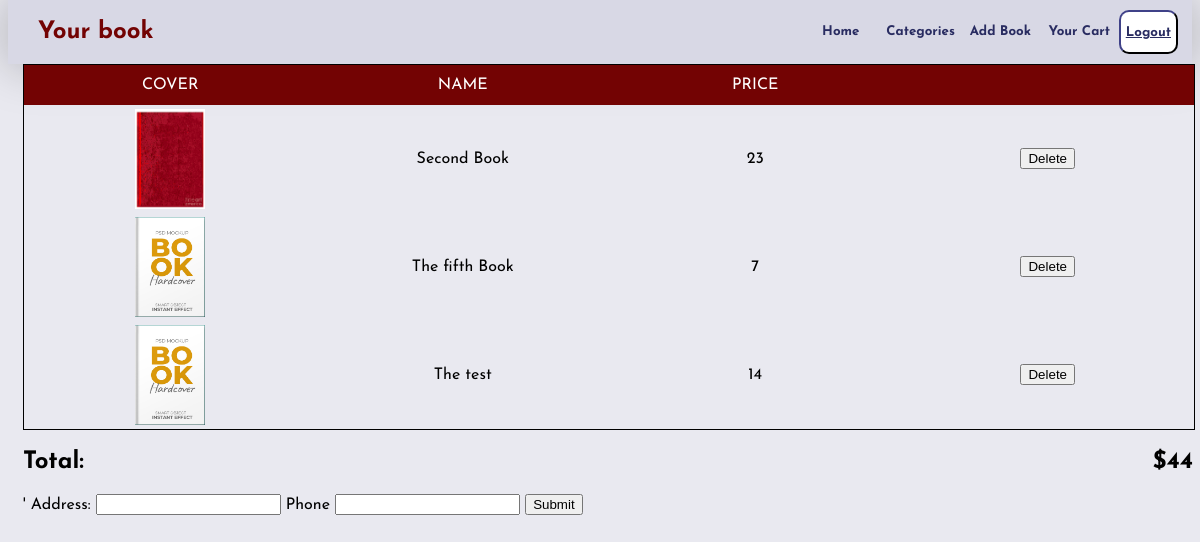
The page /thecart (signed in) on the database its author committed.
### bstore/models.py (models this page shows)
class books(models.Model):
    bookuser= models.ForeignKey('User', on_delete=models.CASCADE,  default= None, blank=True)
    name = models.CharField(max_length=80)
    slogan = models.CharField(max_length=200, null=True, default = None)
    cover = models.ImageField(upload_to='cover/', blank=True)
    price = models.IntegerField()
    description = models.CharField(max_length=500)
    authorname= models.CharField(max_length=30)
    position = models.CharField(max_length=30)
    wordbyauthor = models.CharField(max_length=500)
    bookcategory=models.ForeignKey('categories',  related_name="bookcategory", default=None, blank=True, null=True, on_delete= models.CASCADE)
    authorimage = models.ImageField(upload_to='author/', default= None, blank=True)
    quantity=models.IntegerField(default=0)
    quote1 = models.CharField(max_length=100, blank=True, default=None, null=True)
    quote2 = models.CharField(max_length=100, blank=True, default=None, null=True)
    quote3 = models.CharField(max_length=100, blank=True, default=None, null=True)
    addtocart = models.ManyToManyField('User', default=None, blank=True, related_name='addd')
    bookrewards = models.ManyToManyField('rewards', default=None, null=True, blank=True)

### bstore/views.py (the view, shortened to what this page needs)
# urls.py: path('thecart', views.thecart, name='thecart'),
def thecart(request):
    userr = request.user
    usercart = books.objects.filter(addtocart = userr)
    return render(request,'network/cart.html', {'usercart' :usercart})

### bstore/templates/network/cart.html (shortened to what this page needs)
{% extends "network/layout.html" %}
{% load static %}
    {% block body %}
        <div class="container">
            <div class="table">
                <div class="table-header">
                    <div class="header__item"><a id="name" class="filter__link" href="#">Cover</a></div>
                    <div class="header__item"><a id="wins" class="filter__link filter__link--number" href="#">Name</a></div>
                    <div class="header__item"><a id="draws" class="filter__link filter__link--number" href="#">Price</a></div>
                    <div class="header__item"><a id="draws" class="filter__link filter__link--number" href="#"></a></div>
                </div>
                <div class="table-content">
                    {%for book in usercart %}
                    <div class="table-row">
                        <div class="table-data"><img class='cartimage'src='..{{book.cover.url}}'></div>
                        <div class="table-data">{{book.name}}</div>
                        <div class="table-data"><span class="price" id="{{book.price}}">{{book.price}}</div>
                        <div class="table-data"><button>Delete</button></div>
                    </div>
                    {%endfor%}
                </div>
            </div>
            <div class="totaldiv">
            <h2>Total:</h2><h2 class="total"></h2>
            </div>
            <form method="post">'
                <label>Address:</label>
                <input name="address" type="text">
                <label>Phone</label>
                <input name="phone" type="number">
                <input type="submit">
            </form>
        </div>
    {% endblock %}

### bstore/static/network/styles.css (style rules this page uses)
.container { padding-left: 15px; padding-right: 15px; margin-left: auto; margin-right: auto; }
@media (min-width:768px) { .container { width:750; } }
@media (min-width:992px) { .container { width: 970px; } }
@media (min-width: 1200px) { .container { width:1170px } }
body { margin-top: 0px; font-family: 'Josefin Sans', sans-serif; background-color: rgba(145, 146, 183, 0.201); }
.table { width:100%; border:1px solid; }
.table-header { display:flex; width:100%; background:rgb(115, 3, 3); height: 40px; }
.table-row { display:flex; width:100%; }
.table-data, .header__item { flex: 1 1 20%; text-align:center; margin-top: auto; margin-bottom: auto; }
.header__item { text-transform:uppercase; }
.filter__link { color:white; text-decoration: none; position:relative; display:inline-block; }
.cartimage { width:70px; height: 100px; margin-top: 4px; margin-bottom: auto; }
.totaldiv { display: flex; justify-content: space-between; }

### rows shown on the page
books: cover (placeholder picture), name "Second Book", price "23"
books: cover (picture), name "The fifth Book", price "7"
books: cover (picture), name "The test", price "14"
